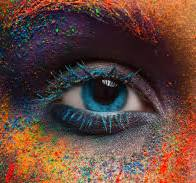
#> input picture IpprCodes/Exp5/image.jpeg, 196 x 183 px
$ python exp5.py
#> lines starting #> are read from the running program, lines starting #| are printed output that depends on the picture
import cv2
import numpy as np
import matplotlib
matplotlib.use('TkAgg')  # Safe backend for Linux systems
import matplotlib.pyplot as plt
import pywt  # For DWT

# Load image in grayscale
img = cv2.imread('image.jpeg', 0)
#> img: shape (183, 196); min 0, max 235, mean 76.5
if img is None:
    print("Image not found!")
    exit()

# ------------------- DFT -------------------
dft = cv2.dft(np.float32(img), flags=cv2.DFT_COMPLEX_OUTPUT)
dft_shift = np.fft.fftshift(dft)  # Shift zero freq to center
magnitude_dft = cv2.magnitude(dft_shift[:, :, 0], dft_shift[:, :, 1])
magnitude_dft = 20 * np.log(1 + magnitude_dft)
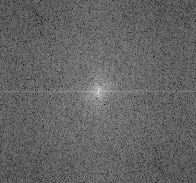
#> magnitude_dft: shape (183, 196) float32; min 63.13, max 296.5, mean 155.4; drawn with min black and max white

# ------------------- DCT -------------------
img_resized = cv2.resize(img, (256, 256))  # Resize for DCT
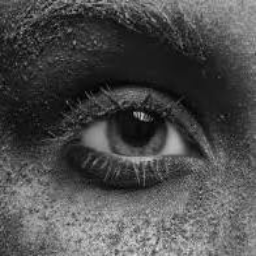
#> img_resized: shape (256, 256); min 0, max 219, mean 76.3
dct = cv2.dct(np.float32(img_resized))
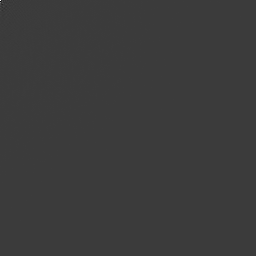
#> dct: shape (256, 256) float32; min -5984.9, max 19539.7, mean 0.3; drawn with min black and max white
magnitude_dct = np.log(abs(dct) + 1)
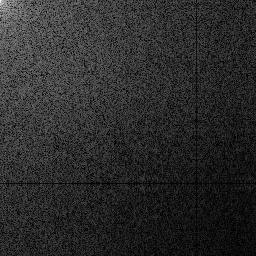
#> magnitude_dct: shape (256, 256) float32; min 7.28e-05, max 9.88, mean 1.69; drawn with min black and max white

# ------------------- DWT -------------------
coeffs2 = pywt.dwt2(img, 'haar')
cA, (cH, cV, cD) = coeffs2  # Approximation and detail coefficients
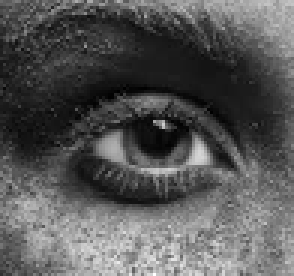
#> cA: shape (92, 98) float64 (shown 3 times larger); min 10, max 430, mean 153.5; drawn with min black and max white
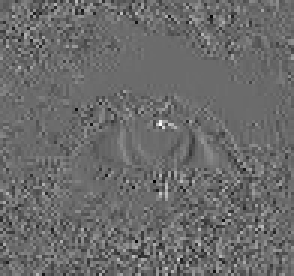
#> cV: shape (92, 98) float64 (shown 3 times larger); min -86.5, max 118, mean -0.6; drawn with min black and max white
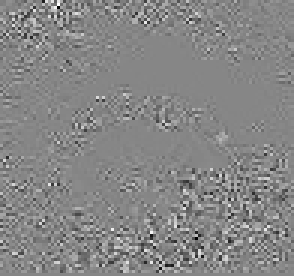
#> cD: shape (92, 98) float64 (shown 3 times larger); min -73.5, max 66, mean 0; drawn with min black and max white

# ------------------- Display -------------------
plt.figure(figsize=(12, 8))

plt.subplot(2, 3, 1)
plt.imshow(img, cmap='gray')
plt.title("Original Image")
plt.axis('off')

plt.subplot(2, 3, 2)
plt.imshow(magnitude_dft, cmap='gray')
plt.title("DFT Magnitude Spectrum")
plt.axis('off')

plt.subplot(2, 3, 3)
plt.imshow(magnitude_dct, cmap='gray')
plt.title("DCT Coefficients")
plt.axis('off')

plt.subplot(2, 3, 4)
plt.imshow(cA, cmap='gray')
plt.title("DWT Approximation (cA)")
plt.axis('off')

plt.subplot(2, 3, 5)
plt.imshow(cH, cmap='gray')
plt.title("DWT Horizontal (cH)")
plt.axis('off')

plt.subplot(2, 3, 6)
plt.imshow(cV, cmap='gray')
plt.title("DWT Vertical (cV)")
plt.axis('off')

plt.tight_layout()
plt.show()
